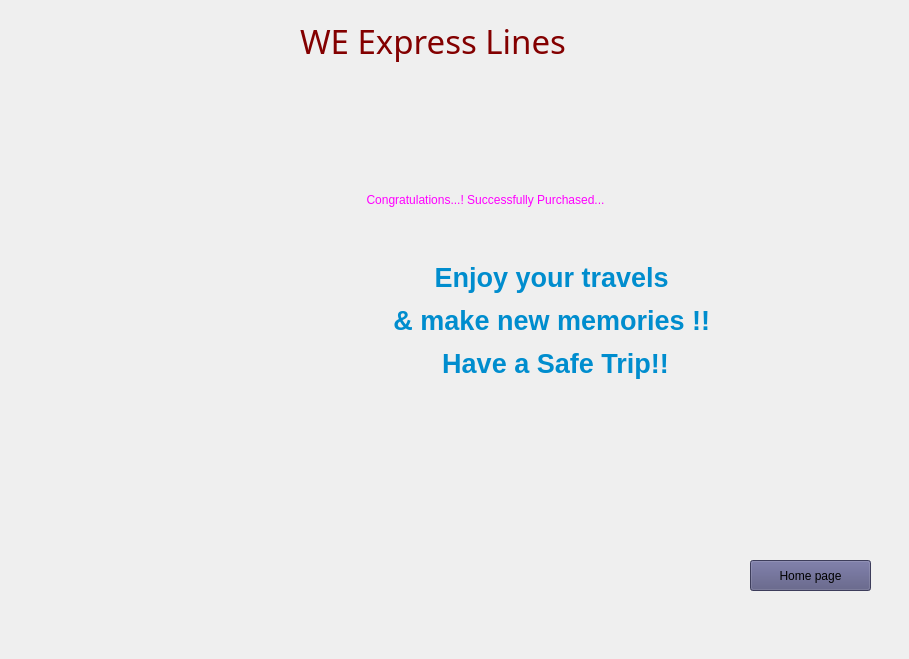
    <widget class="QWidget" name="Succesfull">
     <widget class="QLabel" name="label_56">
      <property name="geometry">
       <rect>
        <x>0</x>
        <y>0</y>
        <width>900</width>
        <height>650</height>
       </rect>
      </property>
      <property name="text">
       <string/>
      </property>
      <property name="pixmap">
       <pixmap>C:/Users/USER/OneDrive/Pictures/working_picture/54.jpg</pixmap>
      </property>
      <property name="scaledContents">
       <bool>true</bool>
      </property>
     </widget>
     <widget class="QLabel" name="label_57">
      <property name="geometry">
       <rect>
        <x>140</x>
        <y>140</y>
        <width>691</width>
        <height>121</height>
       </rect>
      </property>
      <property name="styleSheet">
       <string notr="true">color: rgb(255, 85, 255);
font: 23pt &quot;Arial Rounded MT Bold&quot;;
border-radius: 10px;</string>
      </property>
      <property name="text">
       <string>&lt;html&gt;&lt;head/&gt;&lt;body&gt;&lt;p align=&quot;center&quot;&gt;&lt;span style=&quot; color:#ff00ff;&quot;&gt;Congratulations...! Successfully Purchased...&lt;/span&gt;&lt;/p&gt;&lt;/body&gt;&lt;/html&gt;</string>
      </property>
     </widget>
     <widget class="QLabel" name="label_59">
      <property name="geometry">
       <rect>
        <x>300</x>
        <y>10</y>
        <width>431</width>
        <height>61</height>
       </rect>
      </property>
      <property name="font">
       <font>
        <family>Ravie</family>
        <pointsize>25</pointsize>
        <italic>false</italic>
        <bold>false</bold>
        <kerning>true</kerning>
       </font>
      </property>
      <property name="autoFillBackground">
       <bool>false</bool>
      </property>
      <property name="styleSheet">
       <string notr="true">color: rgb(131, 0, 0);

background-color: rgba(0,0,0,0);
font: 25pt &quot;Ravie&quot;;</string>
      </property>
      <property name="frameShape">
       <enum>QFrame::NoFrame</enum>
      </property>
      <property name="frameShadow">
       <enum>QFrame::Plain</enum>
      </property>
      <property name="text">
       <string>WE Express Lines</string>
      </property>
      <property name="textFormat">
       <enum>Qt::AutoText</enum>
      </property>
      <property name="scaledContents">
       <bool>false</bool>
      </property>
      <property name="wordWrap">
       <bool>false</bool>
      </property>
     </widget>
     <widget class="QLabel" name="label_62">
      <property name="geometry">
       <rect>
        <x>330</x>
        <y>230</y>
        <width>451</width>
        <height>181</height>
       </rect>
      </property>
      <property name="styleSheet">
       <string notr="true">background-color: rgba(0,0,0,0);
font: 14pt &quot;Segoe Print&quot;;
</string>
      </property>
      <property name="text">
       <string>&lt;html&gt;&lt;head/&gt;&lt;body&gt;&lt;p align=&quot;center&quot;&gt;&lt;span style=&quot; font-size:20pt; font-weight:700; color:#008dce;&quot;&gt;Enjoy your travels &lt;/span&gt;&lt;/p&gt;&lt;p align=&quot;center&quot;&gt;&lt;span style=&quot; font-size:20pt; font-weight:700; color:#008dce;&quot;&gt;&amp;amp; make new memories !! &lt;/span&gt;&lt;/p&gt;&lt;p align=&quot;center&quot;&gt;&lt;span style=&quot; font-size:20pt; font-weight:700; color:#008dce;&quot;&gt;Have a Safe Trip!!&lt;/span&gt;&lt;/p&gt;&lt;/body&gt;&lt;/html&gt;</string>
      </property>
     </widget>
     <widget class="QPushButton" name="Home_page_button_3">
      <property name="geometry">
       <rect>
        <x>750</x>
        <y>560</y>
        <width>121</width>
        <height>31</height>
       </rect>
      </property>
      <property name="styleSheet">
       <string notr="true">font: 700 14pt &quot;Segoe UI&quot;;
color: rgb(0, 0, 0);
background-color: rgb(85, 85, 127);</string>
      </property>
      <property name="text">
       <string>Home page</string>
      </property>
     </widget>
    </widget>
